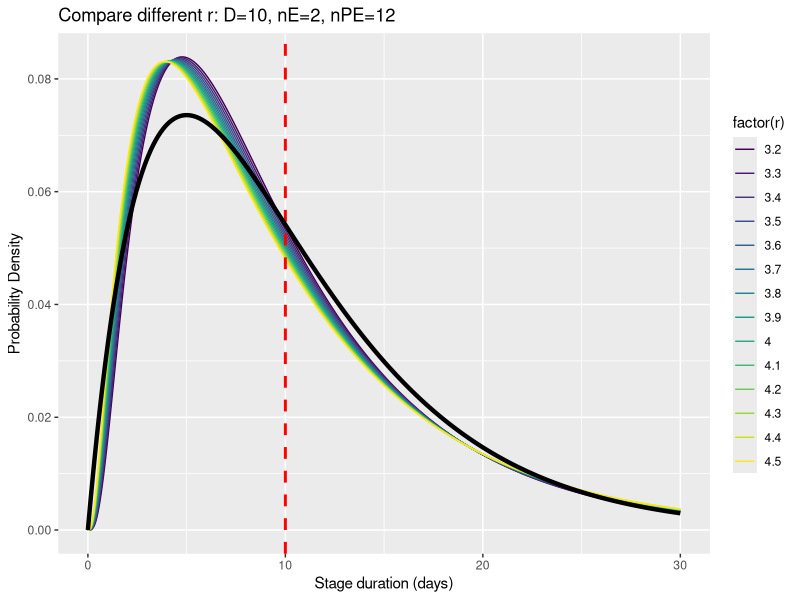
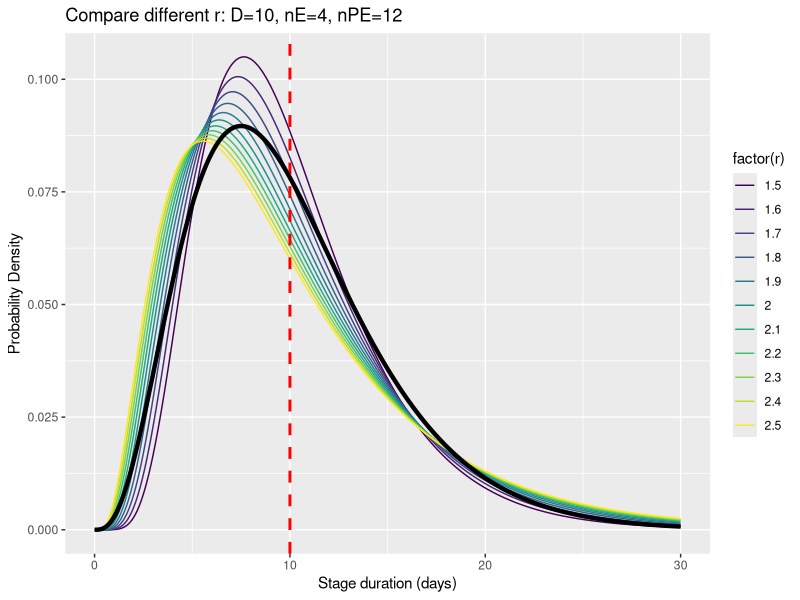
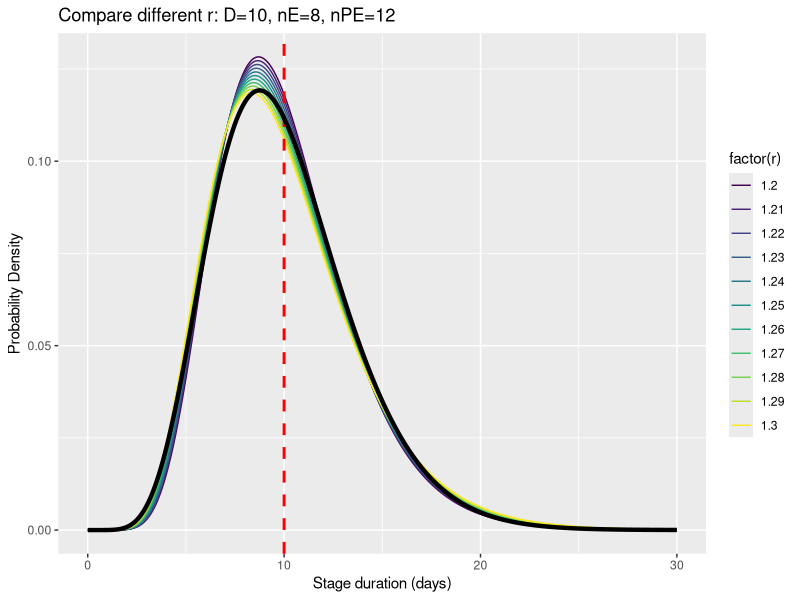

Write the R code that produced these figures, in order.
# Packages ####
library(viridis)
library(ggplot2)
library(deSolve)

# Models ####
erlang <- function(x, n, γ) {
  (n*γ)^n*x^(n-1)*exp(-n*γ*x)/factorial(n-1)
}

SInR_geom <- function(t, states, params) {
  with(as.list(c(params)), {
    I <- states[1:n]
    R <- states[[n+1]]
    
    Iprev <- c(0, I[1:(n-1)])
    dI <- a*r^(c(0,0:(n-2)))*Iprev - (a*r^(0:(n-1))+μ)*I
    dR <- a*r^(n-1)*I[[n]] - μ*R
    return(list(c(dI, dR)))
  })
}

# Compare ####
EP_compare <- function(time, γ, μ, r, nE, nPE, model) {
  df_E <- data.frame(Time = time)
  df_E$P_E <- erlang(time, nE, γ) 
  
  df_PE <- expand.grid(Time = time, nPE= nPE, nE = nE, γ = γ, r = r)
  df_PE$a <- with(df_PE, (1/r^nPE-1)*γ/(1/r-1)) #sqrt(nE*γ^2*((1/r^2)^nPE - 1)/(1/r^2-1))
  states <- c(1, numeric(nPE))
  names(states) <- c(paste ("I", 1:nPE, sep=""), "R")
  P_PE <- c()
  for (i in r) {
    a <- (1/i^nPE-1)*γ/(1/i-1)
    params <- c(γ = γ, μ = μ, n = nPE, a = a, r = i)
    soln <- ode(y = states,
                times = time, 
                func = model, 
                parms = params)
    P_PE <- c(P_PE, c(diff(soln[,"R"])/diff(time), NA))
  }

  df_PE$P_PE <- P_PE 
  
  ggplot(df_PE, aes(x=Time, y=P_PE, color=factor(r))) +
    geom_line() +
    scale_color_manual(values = viridis(length(r))) +
    geom_vline(xintercept = 1/γ, color = "red", linetype = "dashed", linewidth = 1) +
    geom_line(data=df_E, aes(x = Time, y = P_E), color = "black", linewidth = 1.5) +
    labs(title = paste0("Compare different r: D=", 1/γ, ", nE=", nE, ", nPE=", nPE),
         x = "Stage duration (days)",
         y = "Probability Density")
}

# Simulation ####
time = seq(0,30,by=0.01) 
γ <- 0.1 
μ <- 0
nPE <- 12

# nE == 2
r <- seq(3.2, 4.5, by=0.1)
nE <- 2
EP_compare(time, γ, μ, r, nE, nPE, SInR_geom)

# nE == 4
r <- seq(1.5, 2.5, by=0.1)
nE <- 4
EP_compare(time, γ, μ, r, nE, nPE, SInR_geom)

# nE == 8
r <- seq(1.2, 1.30, by=0.01)
nE <- 8
EP_compare(time, γ, μ, r, nE, nPE, SInR_geom)
